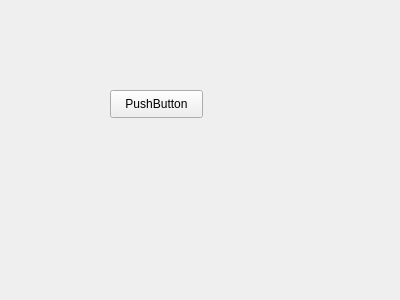
<?xml version="1.0" encoding="UTF-8"?>
<ui version="4.0">
 <class>Form</class>
 <widget class="QWidget" name="Form">
  <property name="geometry">
   <rect>
    <x>0</x>
    <y>0</y>
    <width>400</width>
    <height>300</height>
   </rect>
  </property>
  <property name="windowTitle">
   <string>Form</string>
  </property>
  <widget class="Btn" name="pushButton">
   <property name="geometry">
    <rect>
     <x>110</x>
     <y>90</y>
     <width>93</width>
     <height>28</height>
    </rect>
   </property>
   <property name="text">
    <string>PushButton</string>
   </property>
  </widget>
 </widget>
 <customwidgets>
  <customwidget>
   <class>Btn</class>
   <extends>QPushButton</extends>
   <header>test_signal</header>
   <slots>
    <signal>rightClicked()</signal>
   </slots>
  </customwidget>
 </customwidgets>
 <resources/>
 <connections>
  <connection>
   <sender>pushButton</sender>
   <signal>rightClicked()</signal>
   <receiver>Form</receiver>
   <slot>test_right_clicked()</slot>
   <hints>
    <hint type="sourcelabel">
     <x>153</x>
     <y>104</y>
    </hint>
    <hint type="destinationlabel">
     <x>290</x>
     <y>102</y>
    </hint>
   </hints>
  </connection>
 </connections>
 <slots>
  <slot>test_right_clicked()</slot>
 </slots>
</ui>
